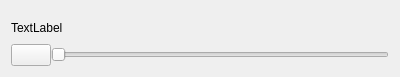
<?xml version="1.0" encoding="UTF-8"?>
<ui version="4.0">
 <class>VolumeDeviceItem</class>
 <widget class="QWidget" name="VolumeDeviceItem">
  <property name="geometry">
   <rect>
    <x>0</x>
    <y>0</y>
    <width>400</width>
    <height>77</height>
   </rect>
  </property>
  <layout class="QVBoxLayout" name="verticalLayout_2">
   <item>
    <layout class="QVBoxLayout" name="verticalLayout">
     <property name="spacing">
      <number>0</number>
     </property>
     <item>
      <layout class="QVBoxLayout" name="verticalLayout_3">
       <item>
        <widget class="QLabel" name="volumeDeviceName">
         <property name="text">
          <string notr="true">TextLabel</string>
         </property>
        </widget>
       </item>
      </layout>
     </item>
     <item>
      <layout class="QHBoxLayout" name="horizontalLayout">
       <item>
        <widget class="QPushButton" name="muteButton">
         <property name="text">
          <string/>
         </property>
        </widget>
       </item>
       <item>
        <widget class="QSlider" name="volumeSlider">
         <property name="orientation">
          <enum>Qt::Orientation::Horizontal</enum>
         </property>
        </widget>
       </item>
      </layout>
     </item>
    </layout>
   </item>
  </layout>
 </widget>
 <resources/>
 <connections/>
</ui>
